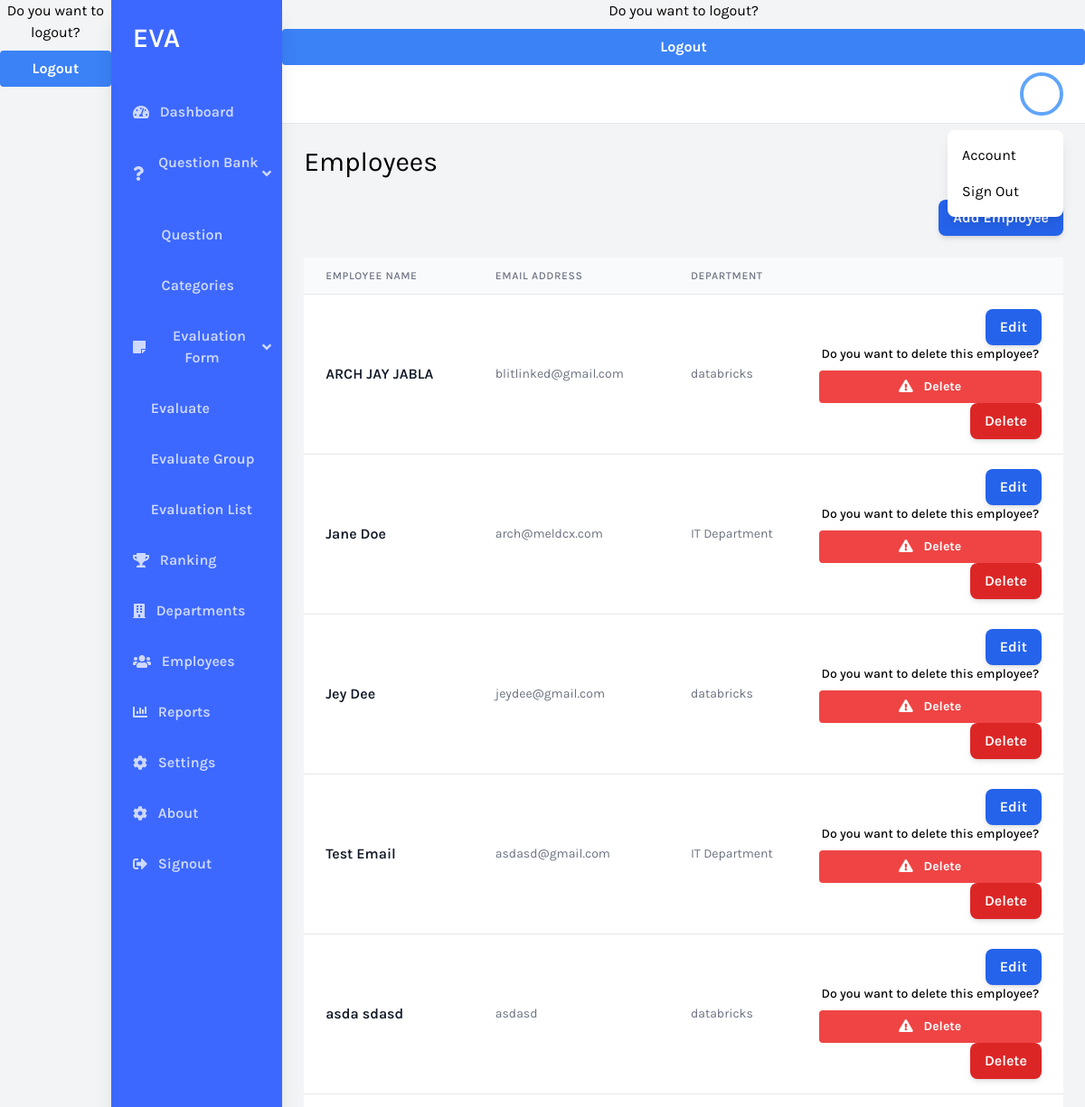
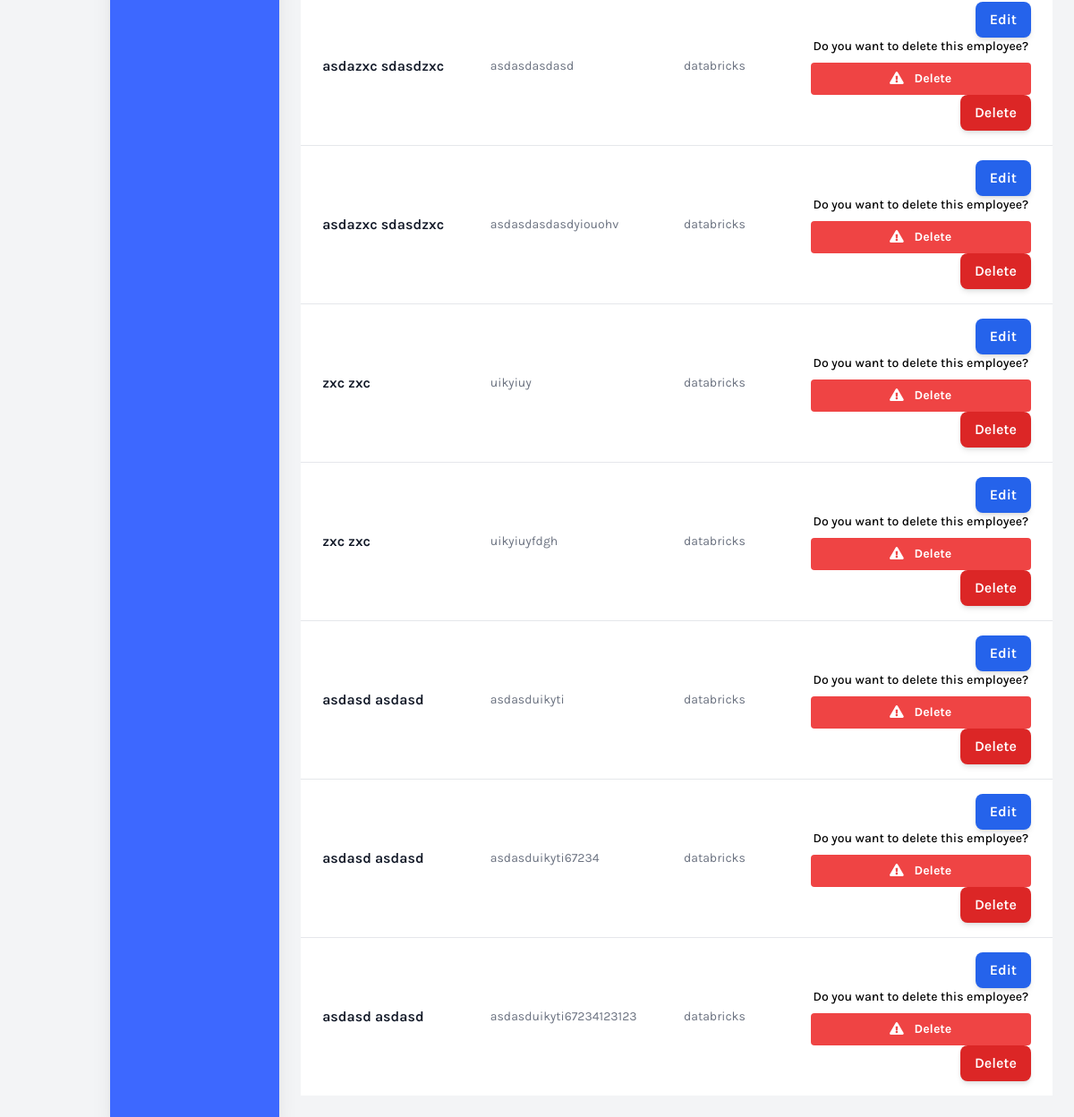
/employees/, run on the app's committed database (2 pictures, top to bottom).
### eva/models.py (models this page shows, shortened)
class AppUser(models.Model):
    created_at = models.DateTimeField(auto_now_add=True)
    first_name = models.CharField(max_length=255)
    last_name = models.CharField(max_length=255)
    email = models.EmailField()
    password = models.CharField(max_length=255)
    role = models.CharField(
        max_length=255,
        choices=(
            ("admin", "Admin"),
            ("employee", "Employee"),
        ),
    )
    department = models.ForeignKey(Department, on_delete=models.CASCADE, default=None, null=True)
    secret_key = models.CharField(max_length=255, null=True)

class Department(models.Model):
    created_at = models.DateTimeField(auto_now_add=True)
    name = models.CharField(max_length=255)
    def __str__(self):
        return f"{self.name}"

### eva/views.py (the view)
# urls.py: path('employees/', views.employees, name='employees'),
def employees(request):
    data = AppUser.objects.filter(role='employee').all()
    return render(request, "eva/employees.html", {"data": data})

### eva/templates/eva/employees.html (shortened to what this page needs)
<!DOCTYPE html>
<html lang="en">
  <head>
    <script src="https://cdn.tailwindcss.com"></script>
    <link rel="stylesheet" href="https://cdnjs.cloudflare.com/ajax/libs/jquery-modal/0.9.1/jquery.modal.min.css" />
  </head>
  <body class="bg-gray-100 font-family-karla flex">
    {% include 'includes/navbar.html' %}
    <div class="w-full flex flex-col h-screen overflow-y-hidden">
      {% include 'includes/header.html' %}
      <div class="w-full overflow-x-hidden border-t flex flex-col">
        <main class="w-full flex-grow p-6">
          <h1 class="text-3xl text-black pb-6">Employees</h1>
          <div class="flex flex-row flex-wrap mb-6 self-auto">
            <div class="flex flex-grow justify-end">
            </div>
            <div class="flex flex-grow justify-end">
              <a
                class="flex-shrink-0 bg-blue-600 text-white text-base font-semibold py-2 px-4 rounded-lg shadow-md hover:bg-blue-800 focus:outline-none focus:ring-2 focus:ring-blue-500 focus:ring-offset-2 focus:ring-offset-blue-200"
                href="{% url 'employees_new' %}"
              >
                Add Employee
              </a>
            </div>
          </div>
          <table class="min-w-full divide-y divide-gray-200">
            <thead class="bg-gray-50">
              <tr>
                <th
                  scope="col"
                  class="px-6 py-3 text-left text-xs font-medium text-gray-500 uppercase tracking-wider"
                >
                  Employee Name
                </th>
                <th
                  scope="col"
                  class="px-6 py-3 text-left text-xs font-medium text-gray-500 uppercase tracking-wider"
                >
                  Email Address
                </th>
                <th
                  scope="col"
                  class="px-6 py-3 text-left text-xs font-medium text-gray-500 uppercase tracking-wider"
                >
                  Department
                </th>
                <th
                  scope="col"
                  class="px-6 py-3 text-left text-xs font-medium text-gray-500 uppercase tracking-wider"
                ></th>
              </tr>
            </thead>
            <tbody class="bg-white divide-y divide-gray-200">
               {% for x in data %}
              <tr>
                <td class="px-6 py-4 whitespace-nowrap">
                  <div class="flex items-center">
                    <div class="text-m text-gray-900 font-semibold">
                      {{ x.first_name }} {{ x.last_name }}
                    </div>
                  </div>
                </td>
                <td class="px-6 py-4 whitespace-nowrap text-sm text-gray-500">
                  {{ x.email }}
                </td>
                <td class="px-6 py-4 whitespace-nowrap text-sm text-gray-500">
                  {{ x.department|default:"-" }}
                </td>
                <td
                  class="px-6 py-4 whitespace-nowrap text-right text-sm font-medium justify-end"
                >
                  <a
                    class="inline-block flex-shrink-0 bg-blue-600 text-white text-base font-semibold py-2 px-4 rounded-lg shadow-md hover:bg-blue-800 focus:outline-none focus:ring-2 focus:ring-blue-500 focus:ring-offset-2 focus:ring-offset-blue-200"
                    href="{% url 'employee_detail' x.id %}"
                  >
                    Edit
                  </a>
                    <div id="delete" class="modal">
                      <p class="text-center">Do you want to delete this employee?
                          <form
                      class= "block bg-red-500 hover:bg-red-700 text-white font-bold py-2 px-4 rounded text-center mt-2"
                      action="{% url 'employee_delete' x.id %}"
                      method="post">
                      <i class="fas fa-exclamation-triangle mr-2"></i>
                      <button
                        class="text-center">
                        Delete
                      </button>
                    </form>
                     </div>
                    <a href = "#delete" rel="modal:open"
                      class="inline-block flex-shrink-0 bg-red-600 text-white text-base font-semibold py-2 px-4 rounded-lg shadow-md hover:bg-red-800 focus:outline-none focus:ring-2 focus:ring-red-500 focus:ring-offset-2 focus:ring-offset-red-200"
                    >
                      Delete
                    </a>
                </td>
              </tr>
              {% endfor %}
            </tbody>
          </table>
        </main>
      </div>
    </div>
  </body>
</html>

### eva/templates/eva/employees.html (style rules this page uses)
.font-family-karla { font-family: karla; }

### data on the page
AppUser: first_name "ARCH JAY", last_name "JABLA", email "blitlinked@gmail.com", department "databricks"
AppUser: first_name "Jane", last_name "Doe", email "arch@meldcx.com", department "IT Department"
AppUser: first_name "Jey", last_name "Dee", email "jeydee@gmail.com", department "databricks"
AppUser: first_name "Test", last_name "Email", email "asdasd@gmail.com", department "IT Department"
AppUser: first_name "asda", last_name "sdasd", email "asdasd", department "databricks"
AppUser: first_name "asdazxc", last_name "sdasdzxc", email "asdasdasdasd", department "databricks"
AppUser: first_name "asdazxc", last_name "sdasdzxc", email "asdasdasdasdyiouohv", department "databricks"
AppUser: first_name "zxc", last_name "zxc", email "uikyiuy", department "databricks"
AppUser: first_name "zxc", last_name "zxc", email "uikyiuyfdgh", department "databricks"
AppUser: first_name "asdasd", last_name "asdasd", email "asdasduikyti", department "databricks"
AppUser: first_name "asdasd", last_name "asdasd", email "asdasduikyti67234", department "databricks"
AppUser: first_name "asdasd", last_name "asdasd", email "asdasduikyti67234123123", department "databricks"
